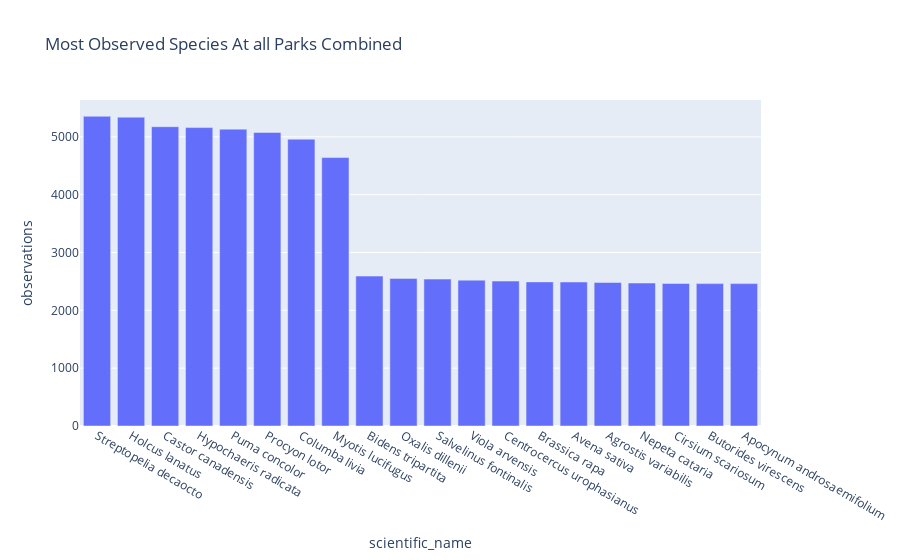
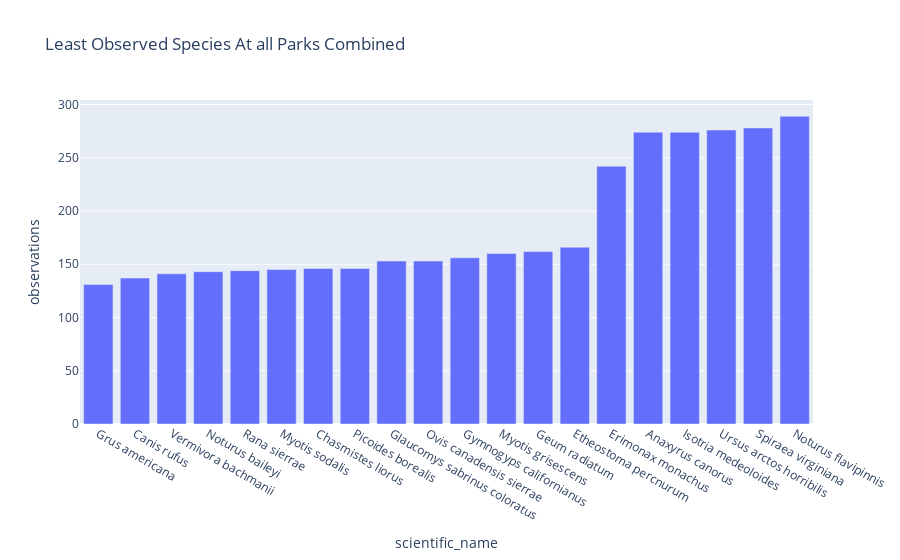

Notebook source saved alongside these figures, in order:
### Markdown cell above
## Most and Least Observed Species
- species with the highest and lowest number of observations combined in all parks

### Code cell
merged_species = pd.merge(observation, species, on='scientific_name')
#merged_species['total_specie_count'] = merged_species.groupby('scientific_name')['observations'].transform('sum')
merged_species_agg_most = merged_species.groupby('scientific_name')['observations'].agg('sum').reset_index().sort_values(by= 'observations', ascending=False)
merged_species_agg_least = merged_species.groupby('scientific_name')['observations'].agg('sum').reset_index().sort_values(by= 'observations', ascending=True)

fig2 = px.bar(merged_species_agg_most.head(20), x = 'scientific_name' , y = 'observations', title = 'Most Observed Species At all Parks Combined')
fig2.show()

fig3 = px.bar(merged_species_agg_least.head(20), x = 'scientific_name' , y = 'observations', title = 'Least Observed Species At all Parks Combined')
fig3.show()

### Figure 1 — Plotly figure (JSON) as saved in the notebook; plotly's stock layout.template omitted (floating-point values rounded to 4 significant figures)
{"data": [{"alignmentgroup": "True", "hovertemplate": "scientific_name=%{x}<br>observations=%{y}<extra></extra>", "legendgroup": "", "marker": {"color": "#636efa", "pattern": {"shape": ""}}, "name": "", "offsetgroup": "", "orientation": "v", "showlegend": false, "textposition": "auto", "type": "bar", "x": ["Streptopelia decaocto", "Holcus lanatus", "Castor canadensis", "Hypochaeris radicata", "Puma concolor", "Procyon lotor", "Columba livia", "Myotis lucifugus", "Bidens tripartita", "Oxalis dillenii", "Salvelinus fontinalis", "Viola arvensis", "Centrocercus urophasianus", "Brassica rapa", "Avena sativa", "Agrostis variabilis", "Nepeta cataria", "Cirsium scariosum", "Butorides virescens", "Apocynum androsaemifolium"], "xaxis": "x", "y": [5355, 5340, 5175, 5160, 5133, 5076, 4959, 4641, 2592, 2552, 2540, 2522, 2506, 2492, 2490, 2482, 2472, 2464, 2462, 2462], "yaxis": "y"}], "layout": {"barmode": "relative", "legend": {"tracegroupgap": 0}, "title": {"text": "Most Observed Species At all Parks Combined"}, "xaxis": {"anchor": "y", "domain": [0, 1], "title": {"text": "scientific_name"}}, "yaxis": {"anchor": "x", "domain": [0, 1], "title": {"text": "observations"}}}}

### Figure 2 — Plotly figure (JSON) as saved in the notebook; plotly's stock layout.template omitted (floating-point values rounded to 4 significant figures)
{"data": [{"alignmentgroup": "True", "hovertemplate": "scientific_name=%{x}<br>observations=%{y}<extra></extra>", "legendgroup": "", "marker": {"color": "#636efa", "pattern": {"shape": ""}}, "name": "", "offsetgroup": "", "orientation": "v", "showlegend": false, "textposition": "auto", "type": "bar", "x": ["Grus americana", "Canis rufus", "Vermivora bachmanii", "Noturus baileyi", "Rana sierrae", "Myotis sodalis", "Chasmistes liorus", "Picoides borealis", "Glaucomys sabrinus coloratus", "Ovis canadensis sierrae", "Gymnogyps californianus", "Myotis grisescens", "Geum radiatum", "Etheostoma percnurum", "Erimonax monachus", "Anaxyrus canorus", "Isotria medeoloides", "Ursus arctos horribilis", "Spiraea virginiana", "Noturus flavipinnis"], "xaxis": "x", "y": [131, 137, 141, 143, 144, 145, 146, 146, 153, 153, 156, 160, 162, 166, 242, 274, 274, 276, 278, 289], "yaxis": "y"}], "layout": {"barmode": "relative", "legend": {"tracegroupgap": 0}, "title": {"text": "Least Observed Species At all Parks Combined"}, "xaxis": {"anchor": "y", "domain": [0, 1], "title": {"text": "scientific_name"}}, "yaxis": {"anchor": "x", "domain": [0, 1], "title": {"text": "observations"}}}}
